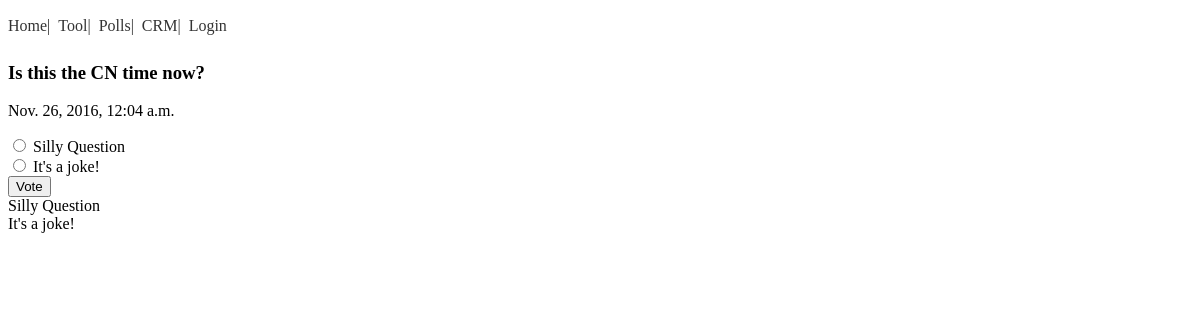
Page /polls/3/ on the committed database.
### polls/models.py (models this page shows, shortened)
class Question(models.Model):
	question_text = models.CharField(max_length=200)
	pub_date = models.DateTimeField('date published')
	def was_published_recently(self):
		now = timezone.now()
		return timezone.now() - datetime.timedelta(days=1) <= self.pub_date <= now
	was_published_recently.admin_order_field = 'pub_date'
	was_published_recently.boolean = True
	was_published_recently.short_description = 'Published recently?'

class Choice(models.Model):
	question = models.ForeignKey(Question, on_delete=models.CASCADE)
	choice_text = models.CharField(max_length=200)
	votes = models.IntegerField(default=0)

### polls/views.py (the view)
# urls.py: url(r'^(?P<pk>[0-9]+)/$', views.DetailView.as_view(), name='detail'),
class DetailView(generic.DeleteView):
	model = Question
	template_name = 'polls/detail.html'

### polls/templates/polls/detail.html (shortened to what this page needs)
{% extends 'polls/base.html' %}
{% block content %}
<h3>{{ question.question_text }}</h3>
<p>{{ question.pub_date }}</p>
<form action="{% url 'polls:vote' question.id %}" method="post">
{% for choice in question.choice_set.all %}
	<input type="radio" name="choice" id="choice{{ forloop.counter }}" value="{{ choice.id }}" />
	<label for="choice{{ forloop.counter }}">{{ choice.choice_text }}</label><br>
{% endfor %}
<input type="submit" value="Vote">
</form>
<ul>
{% for choice in question.choice_set.all %}
	<li>{{ choice.choice_text }}</li>
{% endfor %}
</ul>
{% endblock %}

### mysite/static/main.css (style rules this page uses)
div,ul,li { margin: 0; padding: 0; }
ul { height: 35px; list-style: none; }

### rows in the picture
Question: question_text "Is this the CN time now?", pub_date "Nov. 26, 2016, 12:04 a.m."
Choice: choice_text "Silly Question"
Choice: choice_text "It's a joke!"
